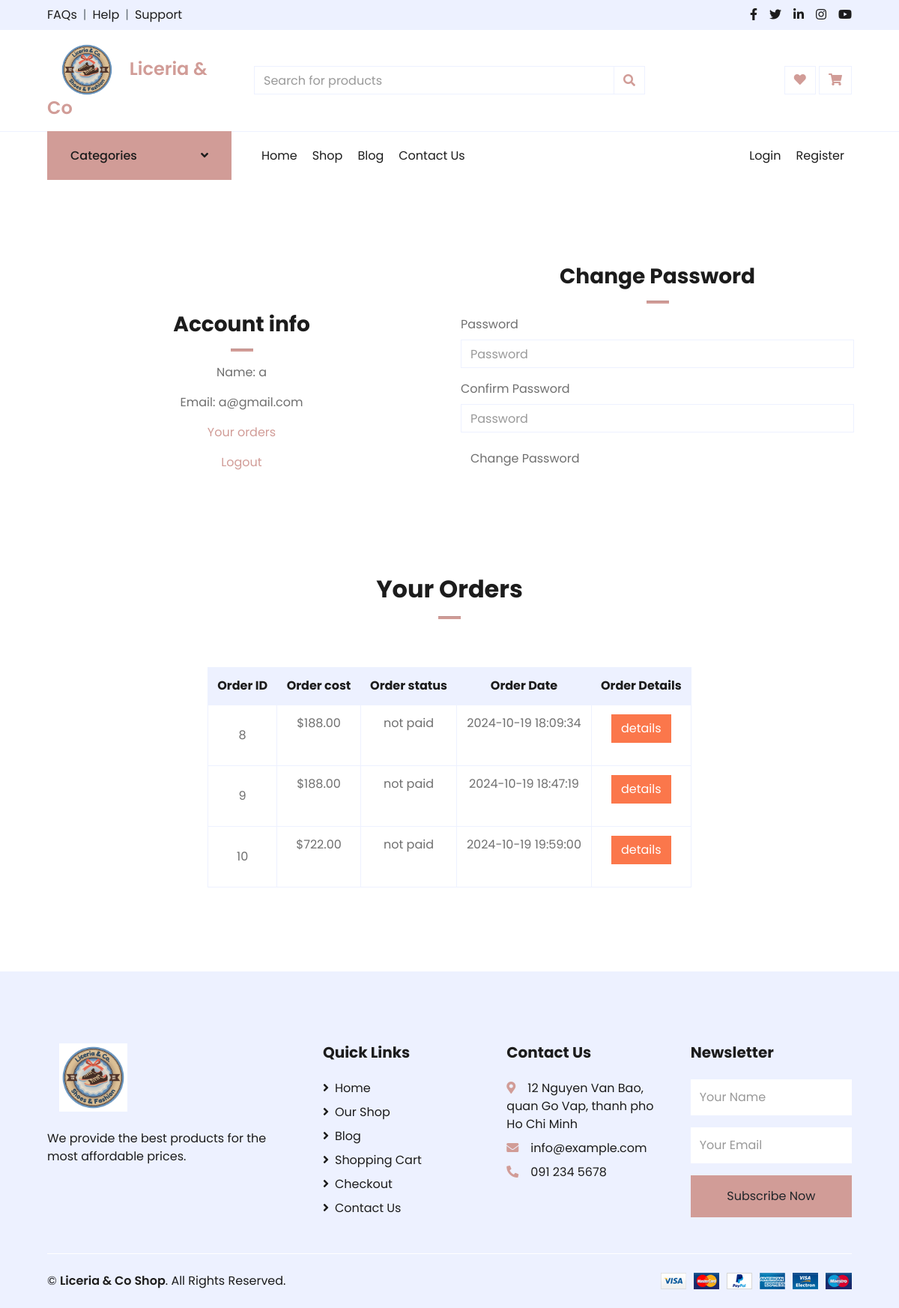
The page /project/project/account.php (signed in) on the database its author committed.
### tables this page shows
CREATE TABLE `orders` (
  `order_id` int(11) NOT NULL,
  `order_cost` decimal(6,2) NOT NULL,
  `order_status` varchar(100) NOT NULL DEFAULT 'on_hold',
  `user_id` int(11) NOT NULL,
  `user_phone` int(11) NOT NULL,
  `user_city` varchar(255) NOT NULL,
  `user_address` varchar(255) NOT NULL,
  `order_date` datetime NOT NULL DEFAULT CURRENT_TIMESTAMP
);

### project/project/account.php (the view, shortened to what this page needs)
<?php
include('server/connection.php');
  if(isset($_SESSION['logged_in'])){
  $user_id = $_SESSION['user_id'];
  $stmt = $conn->prepare("SELECT * FROM orders  where user_id =?");
  $stmt->bind_param('i',$user_id);
  $stmt->execute();
  $orders = $stmt->get_result();
  }
?>
<!DOCTYPE html>
<html lang="en">
<head>
    <link href="https://cdnjs.cloudflare.com/ajax/libs/font-awesome/5.10.0/css/all.min.css" rel="stylesheet">
    <link href="lib/owlcarousel/assets/owl.carousel.min.css" rel="stylesheet">
    <link href="css/style.css" rel="stylesheet">
    <link href="css/style2.css" rel="stylesheet">
</head>
<body>
    <div class="container-fluid">
        <div id="nav" class="row bg-secondary py-2 px-xl-5 " >
            <div class="col-lg-6 d-none d-lg-block">
                <div class="d-inline-flex align-items-center">
                    <a class="text-dark" href="">FAQs</a>
                    <span class="text-muted px-2">|</span>
                    <a class="text-dark" href="">Help</a>
                    <span class="text-muted px-2">|</span>
                    <a class="text-dark" href="">Support</a>
                </div>
            </div>
            <div class="col-lg-6 text-center text-lg-right">
                <div class="d-inline-flex align-items-center">
                    <a class="text-dark px-2" href="">
                        <i class="fab fa-facebook-f"></i>
                    </a>
                    <a class="text-dark px-2" href="">
                        <i class="fab fa-twitter"></i>
                    </a>
                    <a class="text-dark px-2" href="">
                        <i class="fab fa-linkedin-in"></i>
                    </a>
                    <a class="text-dark px-2" href="">
                        <i class="fab fa-instagram"></i>
                    </a>
                    <a class="text-dark pl-2" href="">
                        <i class="fab fa-youtube"></i>
                    </a>
                </div>
            </div>
        </div>
        <div class="row align-items-center py-3 px-xl-5">
            <div class="col-lg-3 d-none d-lg-block">
                <a href="" class="text-decoration-none">
                    <h4 class="m-0 display-5 font-weight-semi-bold" style="color: #d19c97;"><span class="text-primary font-weight-bold px-3 mr-1"><img src="assets/imgs/Logo.png" alt="" width="30%"></span>Liceria & Co</h4>
                </a>
            </div>
            <div class="col-lg-6 col-6 text-left">
                <form action="">
                    <div class="input-group">
                        <input type="text" class="form-control" placeholder="Search for products">
                        <div class="input-group-append">
                            <span class="input-group-text bg-transparent text-primary">
                                <i class="fa fa-search"></i>
                            </span>
                        </div>
                    </div>
                </form>
            </div>
            <div class="col-lg-3 col-6 text-right">
                <a href="" class="btn border">
                    <i class="fas fa-heart text-primary"></i>
                </a>
                <a href="cart.php" class="btn border">
                    <i class="fas fa-shopping-cart text-primary"></i>
                </a>
            </div>
        </div>
    </div>
    <div class="container-fluid">
        <div class="row border-top px-xl-5">
            <div class="col-lg-3 d-none d-lg-block">
                <a class="btn shadow-none d-flex align-items-center justify-content-between bg-primary text-white w-100" data-toggle="collapse" href="#navbar-vertical" style="height: 65px; margin-top: -1px; padding: 0 30px;">
                    <h6 class="m-0">Categories</h6>
                    <i class="fa fa-angle-down text-dark"></i>
                </a>
            </div>
            <div class="col-lg-9">
                <nav class="navbar navbar-expand-lg bg-light navbar-light py-3 py-lg-0 px-0">
                    <div class="collapse navbar-collapse justify-content-between" id="navbarCollapse">
                        <div class="navbar-nav mr-auto py-0">
                            <a href="index.php" class="nav-item nav-link">Home</a>
                            <a href="shop.php" class="nav-item nav-link">Shop</a>
                            <a href="introduce.php" class="nav-item nav-link">Blog</a>
                            <a href="contact.php" class="nav-item nav-link">Contact Us</a>
                        </div>
                        <div class="navbar-nav ml-auto py-0">
                            <a href="login.php" class="nav-item nav-link">Login</a>
                            <a href="register.php" class="nav-item nav-link">Register</a>
                        </div>
                    </div>
                </nav>
            </div>
        </div>
    </div>
    <section class="my-5 py-5">
        <div class="row container mx-auto">
            <div class="text-center mt-3 pt-5 col-lg-6 col-md-12 col-sm-12">
                <h3 class="font-weight-bold">Account info</h3>
                <hr class="mx-auto">
                <div class="account-info">
                    <p>Name:  <span> <?php if(isset($_SESSION['user_name'])){ echo $_SESSION['user_name'];}?></span></p>
                    <p>Email: <span><?php if(isset($_SESSION['user_email'])){ echo $_SESSION['user_email'];}?></span></p>
                    <p><a href="#orders" id="orders-btn">Your orders</a></p>
                    <p><a href="account.php?logout=1" id="logout-btn">Logout</a></p>
                </div>
            </div>
            <div class="col-lg-6 col-md-12 col-sm-12">
                <form id="account-form" method = "POST" action = "account.php">
                    <h3 class="font-weight-bold text-center">Change Password</h3>
                    <hr class="mx-auto">
                    <div class="form-group">
                        <label>Password</label>
                        <input type="password" class="form-control" id="account-password" name="password" placeholder="Password">
                    </div>
                    <div class="form-group">
                        <label>Confirm Password</label>
                        <input type="password" class="form-control" id="account-password-confirm" name="confirmPassword" placeholder="Password">
                    </div>
                    <div class="form-group">
                        <input type="submit" value="Change Password" name="change_password" class="btn" id="change-pass-btn">
                    </div>
                </form>
            </div>
        </div>
    </section>
<section id="orders" class="orders container my-5 py-3">
  <div class="container mt-2">
    <h2 class="font-weight-bold text-center">Your Orders</h2>
    <hr class="mx-auto">
  </div>
<div class="container-fluid pt-5">
    <div class="row justify-content-center px-xl-5">
        <div class="col-lg-8 table-responsive mb-5">
            <table class="table table-bordered text-center mb-0">
                <thead class="bg-secondary text-dark">
                    <tr>
                        <th>Order ID</th>
                        <th>Order cost</th>
                        <th>Order status</th>
                        <th>Order Date</th>
                        <th>Order Details</th>
                    </tr>
                </thead>
                <?php while($row = $orders->fetch_assoc()){ ?>
                  <tr>
                    <td>
                      <div class="product-infor">
                        <div>
                          <p class="mt-3"><?php echo $row['order_id'];?></p>
                        </div>
                      </div>
                    </td>
                    <td>
                    <span>$<?php echo $row['order_cost']; ?></span>
                    </td>
                    <td>
                    <span><?php echo $row['order_status']; ?></span>
                    </td>
                    <td>
                      <span><?php echo $row['order_date']; ?></span>
                    </td>
                    <td>
                    <form method="POST" action="order_details.php">
<input class="btn" name="order_details_btn" type="submit" value="details" style="color: #fff; background-color: #fb774b;" />
                  </form>
                    </td>
                  </tr>
                  <?php } ?>
            </table>
        </div>
    </div>
</div>
</section>
    <div class="container-fluid bg-secondary text-dark mt-5 pt-5">
        <div class="row px-xl-5 pt-5">
            <div class="col-lg-4 col-md-12 mb-5 pr-3 pr-xl-5">
                <a href="" class="text-decoration-none">
                    <h1 class="mb-4 display-5 font-weight-semi-bold"><span class="text-primary font-weight-bold px-3 mr-1"><img src="assets/imgs/Logo.png" alt="" width="30%" ></span></h1>
                </a>
                <p>We provide the best products for the most affordable prices.</p>
            </div>
            <div class="col-lg-8 col-md-12">
                <div class="row">
                    <div class="col-md-4 mb-5">
                        <h5 class="font-weight-bold text-dark mb-4">Quick Links</h5>
                        <div class="d-flex flex-column justify-content-start">
                            <a class="text-dark mb-2" href="index.php"><i class="fa fa-angle-right mr-2"></i>Home</a>
                            <a class="text-dark mb-2" href="shop.php"><i class="fa fa-angle-right mr-2"></i>Our Shop</a>
                            <a class="text-dark mb-2" href="introduce.php"><i class="fa fa-angle-right mr-2"></i>Blog</a>
                            <a class="text-dark mb-2" href="cart.php"><i class="fa fa-angle-right mr-2"></i>Shopping Cart</a>
                            <a class="text-dark mb-2" href="checkout.php"><i class="fa fa-angle-right mr-2"></i>Checkout</a>
                            <a class="text-dark" href="contact.php"><i class="fa fa-angle-right mr-2"></i>Contact Us</a>
                        </div>
                    </div>
                    <div class="col-md-4 mb-5">
                        <h5 class="font-weight-bold text-dark mb-4">Contact Us</h5>
                        <div class="d-flex flex-column justify-content-start">
                        <p class="mb-2"><i class="fa fa-map-marker-alt text-primary mr-3"></i>12 Nguyen Van Bao, quan Go Vap, thanh pho Ho Chi Minh</p>
                        <p class="mb-2"><i class="fa fa-envelope text-primary mr-3"></i>info@example.com</p>
                        <p class="mb-0"><i class="fa fa-phone-alt text-primary mr-3"></i>091 234 5678</p>
                        </div>
                    </div>
                    <div class="col-md-4 mb-5">
                        <h5 class="font-weight-bold text-dark mb-4">Newsletter</h5>
                        <form action="">
                            <div class="form-group">
                                <input type="text" class="form-control border-0 py-4" placeholder="Your Name" required="required" />
                            </div>
                            <div class="form-group">
                                <input type="email" class="form-control border-0 py-4" placeholder="Your Email"
                                    required="required" />
                            </div>
                            <div>
                                <button class="btn btn-primary btn-block border-0 py-3" type="submit">Subscribe Now</button>
                            </div>
                        </form>
                    </div>
                </div>
            </div>
        </div>
        <div class="row border-top border-light mx-xl-5 py-4">
            <div class="col-md-6 px-xl-0">
                <p class="mb-md-0 text-center text-md-left text-dark">
                    &copy; <a class="text-dark font-weight-semi-bold" href="#">Liceria & Co Shop</a>. All Rights Reserved.
                </p>
            </div>
            <div class="col-md-6 px-xl-0 text-center text-md-right">
                <img class="img-fluid" src="img/payments.png" alt="">
            </div>
        </div>
    </div>
</body>
</body>
</html>

### project/project/css/style2.css (style rules this page uses)
hr { width: 30px; height: 3px !important; opacity: 1 !important; background-color: #d19c97; }

### rows shown on the page
orders: order_id "8", order_cost "188.00", order_status "not paid", order_date "2024-10-19 18:09:34"
orders: order_id "9", order_cost "188.00", order_status "not paid", order_date "2024-10-19 18:47:19"
orders: order_id "10", order_cost "722.00", order_status "not paid", order_date "2024-10-19 19:59:00"

### other values the page prints
$_SESSION['user_name'] "a"
$_SESSION['user_email'] "a@gmail.com"
